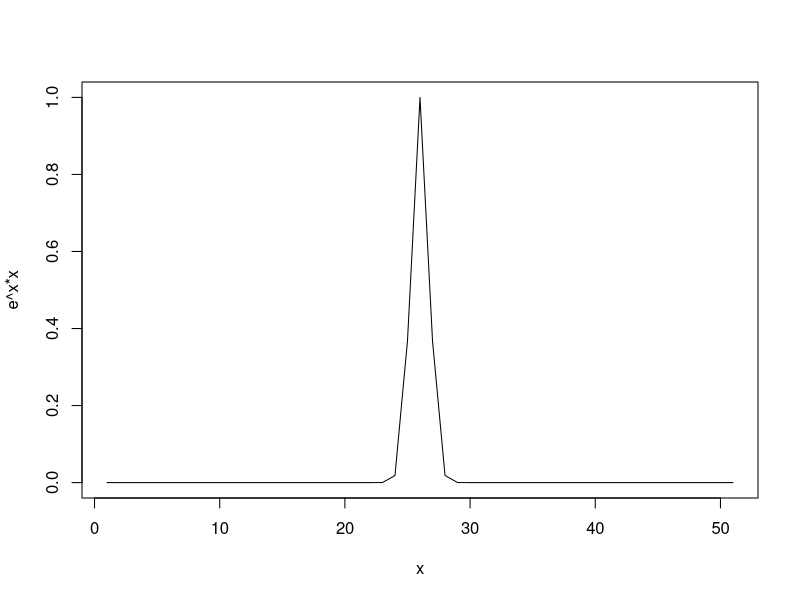

This figure's R source:
# An unnecessary, but fun plot of the exp (-x^2) curve. Just for fun
# This is to improve my R skills. You may ignore this, as it has no relevance to the project.

eq = function(x){exp(-(x*x))}

png ('epowx.png')

plot (eq(-25:25), xlab = "x", ylab = "e^x*x", type = "l")

dev.off()
